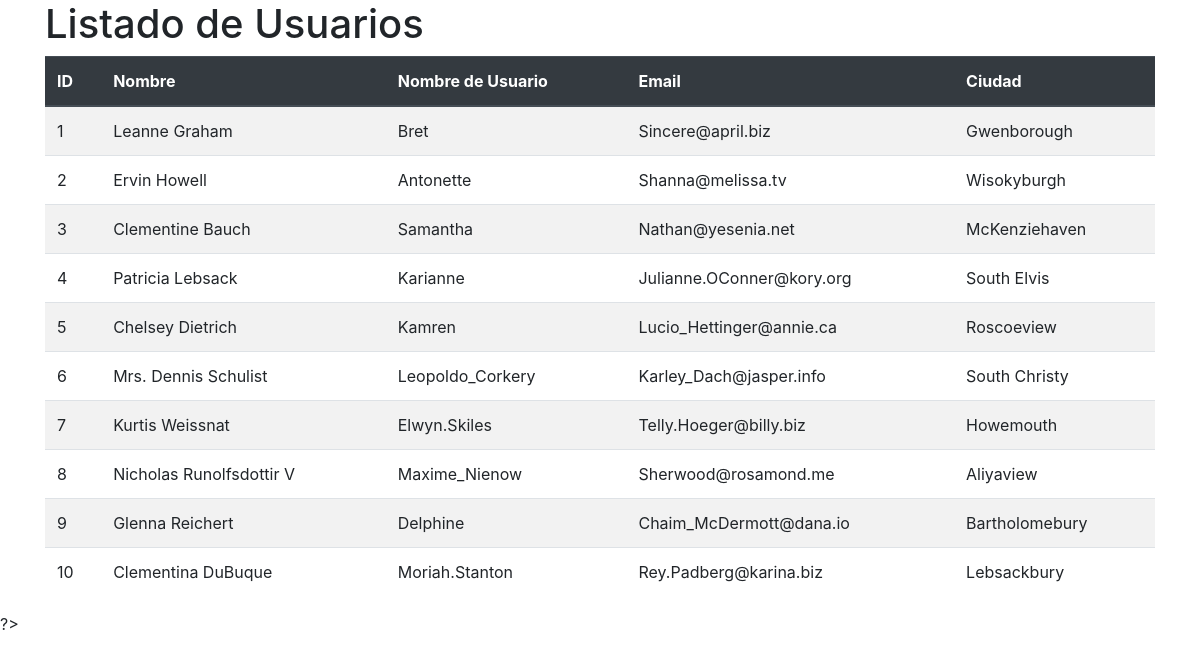
The page / on the database its author committed.
### tables this page shows
CREATE TABLE Users (
    id INT PRIMARY KEY,
    name VARCHAR(255),
    username VARCHAR(255),
    email VARCHAR(255),
    street VARCHAR(255),
    suite VARCHAR(255),
    city VARCHAR(255),
    zipcode VARCHAR(10),
    lat DECIMAL(10, 6),
    lng DECIMAL(10, 6)
);

### UserController.php (called while the page is built, shortened)
<?php
class UserController {
    public function getAllUsers(): string {
        $db = Database::getInstance();
        $conn = $db->getConnection();
        $sql = "SELECT * FROM users";
        $result = $conn->query($sql);
        $users = [];
        if ($result->num_rows > 0) {
            while ($row = $result->fetch_assoc()) {
                $users[] = [
                    'id' => $row['id'],
                    'name' => $row['name'],
                    'username' => $row['username'],
                    'email' => $row['email'],
                    'city' => $row['city']
                ];
            }
        }
        return json_encode($users);
    }
}
?>

### index.php (the view, shortened to what this page needs)
<?php
require_once 'UserController.php';
$userController = new UserController();
$users = $userController->getAllUsers();
$usersArray = json_decode($users);
?>
<!DOCTYPE html>
<html lang="en">
<head>
    <link href="https://stackpath.bootstrapcdn.com/bootstrap/4.5.2/css/bootstrap.min.css" rel="stylesheet">
</head>
<body>
    <div class="container">
        <h1>Listado de Usuarios</h1>
        <table class="table table-striped">
            <thead class="thead-dark">
                <tr>
                    <th>ID</th>
                    <th>Nombre</th>
                    <th>Nombre de Usuario</th>
                    <th>Email</th>
                    <th>Ciudad</th>
                </tr>
            </thead>
            <tbody>
            <?php
                foreach ($usersArray as $user) {
                    echo "<tr>";
                    echo "<td>{$user->id}</td>";
                    echo "<td>{$user->name}</td>";
                    echo "<td>{$user->username}</td>";
                    echo "<td>{$user->email}</td>";
                    echo "<td>{$user->city}</td>";
                    echo "</tr>";
                }
                ?>
            </tbody>
        </table>
    </div>
</body>
</html>

### rows shown on the page
users: id "1", name "Leanne Graham", username "Bret", email "Sincere@april.biz", city "Gwenborough"
users: id "2", name "Ervin Howell", username "Antonette", email "Shanna@melissa.tv", city "Wisokyburgh"
users: id "3", name "Clementine Bauch", username "Samantha", email "Nathan@yesenia.net", city "McKenziehaven"
users: id "4", name "Patricia Lebsack", username "Karianne", email "Julianne.OConner@kory.org", city "South Elvis"
users: id "5", name "Chelsey Dietrich", username "Kamren", email "Lucio_Hettinger@annie.ca", city "Roscoeview"
users: id "6", name "Mrs. Dennis Schulist", username "Leopoldo_Corkery", email "Karley_Dach@jasper.info", city "South Christy"
users: id "7", name "Kurtis Weissnat", username "Elwyn.Skiles", email "Telly.Hoeger@billy.biz", city "Howemouth"
users: id "8", name "Nicholas Runolfsdottir V", username "Maxime_Nienow", email "Sherwood@rosamond.me", city "Aliyaview"
users: id "9", name "Glenna Reichert", username "Delphine", email "Chaim_McDermott@dana.io", city "Bartholomebury"
users: id "10", name "Clementina DuBuque", username "Moriah.Stanton", email "Rey.Padberg@karina.biz", city "Lebsackbury"
